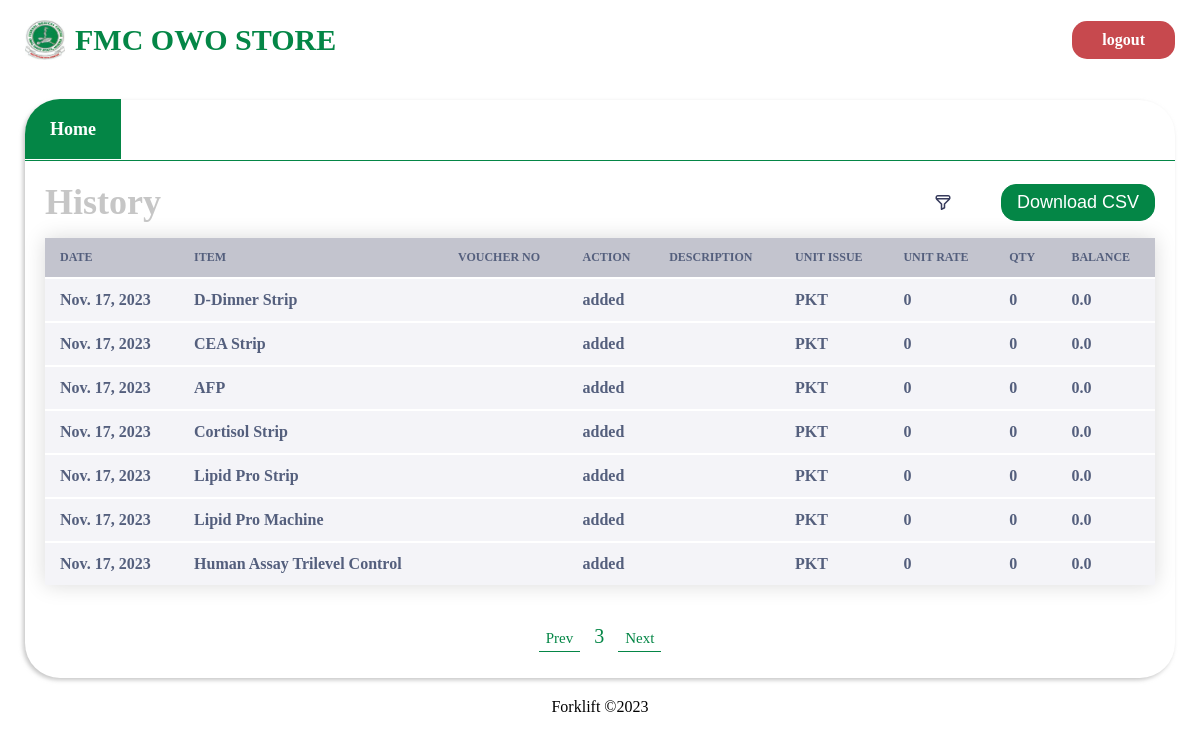
Page /history/?page=3 (signed in) on the committed database.
### store/models.py (models this page shows, shortened)
class History(models.Model):
    DEPT = (("MH", "microhistory"),
            ("HM", "heamhistory"),
            ("CH", "chemhistory"),
            ("HH", "histohistory")
            )
    item_id = models.CharField(max_length=500)
    date_created = models.DateTimeField(auto_now=True)
    dateCreated = models.DateField(auto_now=True)
    item_name = models.CharField(max_length=500)
    voucher_no = models.CharField(max_length=50, blank=True, null=True)
    description = models.CharField(max_length=500, null=True, blank=True)
    action = models.CharField(max_length=200, blank=True, null=True)
    amount = models.CharField(max_length=500)
    bal = models.CharField(max_length=500, null=True, blank=True)
    unit_issue = models.CharField(max_length=200, null=True, blank=True)
    unit_rate = models.CharField(max_length=200, null=True, blank=True)
    slug = models.SlugField(max_length=2000, null=True, blank=True)

### store/views.py (the view, shortened to what this page needs)
# urls.py: path('history/', views.history, name='dept_history'),
@login_required
def history(request, item=""):
    history = History.objects.all()
    item_name_input = request.GET.get('item_name')
    description = request.GET.get('description')
    issue_unit = request.GET.get('issue_unit')
    min_date_string = request.GET.get('min_date')
    max_date_string = request.GET.get('max_date')
    action = request.GET.get('action')
    if item != "":
        history = history.filter(slug=item)
    else:
        if is_valid(item_name_input):
            history = history.filter(item_name__icontains=item_name_input)
        if is_valid(description):
            history = history.filter(description__icontains=description)
        if is_valid(action) and action != "Choose...":
            history = history.filter(action__iexact=action)
        if is_valid(issue_unit):
            history = history.filter(unit_issue__iexact=issue_unit)
        if is_valid(min_date_string):
            specific_date = datetime.strptime(
                min_date_string, '%Y-%m-%d').date()
            print("min date", min_date_string)
            print("specific date", specific_date)
            history = history.filter(dateCreated__gte=specific_date)
        if is_valid(max_date_string):
            specific_date = datetime.strptime(
                max_date_string, '%Y-%m-%d').date()
            history = history.filter(dateCreated__lt=specific_date)
    history = history.order_by('-date_created')
    history = history.values()
    p = Paginator(history, 7)
    page_number = request.GET.get('page')
    try:
        page_obj = p.get_page(page_number)  # returns the desired page object
    except PageNotAnInteger73:
        page_obj = p.page(1)
    except EmptyPage:
        page_obj = p.page(p.num_pages)
    acts = ["issued", "received", "removed", "added"]
    context = {'page_obj': page_obj, "actions": acts}
    return render(request, 'history.html', context)

### store/views.py (called while the page is built)
def is_valid(param):
    return param != "" and param is not None

### templates/history.html (shortened to what this page needs)
{% load static %}
<!DOCTYPE html>
<html lang="en">
  <head>
    <link href="{% static './css/history.css' %}" rel="stylesheet" />
  </head>
  <body>
    <header>
      <a href="{% url 'store:index' %}" class="header_wrapper">
        <img src="{% static './assets/fmc_owo_logo.jpg' %}" alt="" />
        <h1>FMC OWO STORE</h1>
      </a>
      {% if user.is_authenticated %}
      <span class="logout"><a href="{% url 'store:logout' %}">logout</a></span>
      {% else %}
      <span class="login"><a href="{% url 'store:login' %}">login</a></span>
      {% endif %}
    </header>
    <main>
      <section class="hero">
        <div class="dept_nav">
          <a href="/"><span class="active1">Home</span></a>
        </div>
        <div class="card_wrapper">
          <div class="header_div">
            <h3>History</h3>
            <div class="wrapper">
              <img
                onclick="showFilterModal()"
                src="{% static './assets/filterIcon.svg' %}"
                alt=""
              />
              <form method="post" action="/history/">
                <button type="submit">Download CSV</button>
              </form>
            </div>
          </div>
          <div class="items_wrapper">
            <table>
              <thead>
                <tr>
                  <th>Date</th>
                  <th>Item</th>
                  <th>Voucher no</th>
                  <th>Action</th>
                  <th>Description</th>
                  <th>Unit issue</th>
                  <th>Unit Rate</th>
                  <th>QTY</th>
                  <th>Balance</th>
                </tr>
              </thead>
              <tbody>
                {% for hist in page_obj.object_list %}
                <tr>
                  <td>{{hist.dateCreated}}</td>
                  <td>{{hist.item_name}}</td>
                  <td>{{hist.voucher_no}}</td>
                  <td>{{hist.action}}</td>
                  <td>{{hist.description}}</td>
                  <td>{{hist.unit_issue}}</td>
                  <td>{{hist.unit_rate}}</td>
                  <td>{{hist.amount}}</td>
                  <td>{{hist.bal}}</td>
                </tr>
                {% endfor %}
              </tbody>
            </table>
            <center>
              {%if page_obj.has_previous %}
              <a class="active" href="?page={{page_obj.previous_page_number}}"
                >Prev</a
              >
              {% else %}
              <a>Prev</a>
              {% endif %}
              <span>{{page_obj.number}}</span>
              {%if page_obj.has_next %}
              <a class="active" href="?page={{page_obj.next_page_number}}"
                >Next</a
              >
              {% else %}
              <a>Next</a>
              {% endif %}
            </center>
          </div>
        </div>
      </section>
    </main>
    <footer>
      <span>Forklift &copy2023</span>
    </footer>
  </body>
</html>

### static/css/history.css (style rules this page uses)
* { margin: 0; }
header { padding: 20px 25px; display: flex; flex-direction: row; justify-content: space-between; align-items: center; }
header .header_wrapper { display: flex; flex-direction: row; align-items: center; text-decoration: none; }
header .header_wrapper img { width: 40px; height: 40px; }
header .header_wrapper h1 { font-size: 30px; font-weight: 900; color: rgb(4, 134, 70); margin-left: 10px; }
header span { background-color: rgb(4, 134, 70); padding: 10px 30px; border-radius: 15px; transition: all 0.3s ease; }
header span.logout { background-color: rgb(199, 73, 78); }
header span a { text-decoration: none; color: white; font-size: 16px; font-weight: 700; }
main { display: flex; flex-direction: row; justify-content: space-between; padding: 20px 25px; }
section.hero { width: 100%; min-height: 460px; border-radius: 35px; padding-bottom: 10px; box-shadow: -2px 2px 4px #AAAA; }
section.hero .dept_nav { border-bottom: 1px solid rgb(4, 134, 70); padding: 19px 0px 20px 0px; }
section.hero .dept_nav a span { padding: 20px 25px; color: #AAAA; font-size: 18px; font-weight: 700; }
section.hero .dept_nav a { text-decoration: none; color: #AAAA; }
section.hero .dept_nav a span.active1 { border-top-left-radius: 35px; background-color: rgb(4, 134, 70); color: white; }
section.hero .card_wrapper { padding: 20px 20px; }
section.hero .card_wrapper .header_div { display: flex; justify-content: space-between; align-items: center; }
section.hero .card_wrapper .header_div h3 { font-size: 36px; color: #AAAA; text-transform: capitalize; }
section.hero .card_wrapper .header_div .wrapper { display: flex; flex-direction: row; align-items: center; justify-content: space-between; width: 220px; }
section.hero .card_wrapper .header_div .wrapper img { cursor: pointer; }
section.hero .card_wrapper .header_div .wrapper form button { font-size: 18px; border: 1px solid rgb(4, 134, 70); padding: 7px 15px; background: rgb(4, 134, 70); border-radius: 15px; color: white; cursor: pointer; }
.card_wrapper table { border-collapse: collapse; margin: 15px 0; font-size: 14px; font-weight: 400; color: #545F7D; min-width: 100%; background-color: #ffff; box-shadow: 0 0 20px rgba(0, 0, 0, 0.15); }
.card_wrapper table thead { background: #C3C4CE; border-radius: 15px; }
.card_wrapper table thead tr { text-align: left; border-radius: 15px !important; }
.card_wrapper table thead tr th { padding: 12px 15px; text-transform: uppercase; font-size: 12px; }
.card_wrapper table tbody { background-color: #F4F4F8; }
.card_wrapper table tbody tr { background-color: #F4F4F8; border-top: 2px solid #ffff; }
.card_wrapper table tbody tr td { padding: 12px 15px; font-size: 16px; font-weight: 600; position: relative; }
.card_wrapper center { margin-top: 40px; }
.card_wrapper center a { text-decoration: none; color: #C3C4CE; font-size: 15px; padding: 5px 7px; }
.card_wrapper center a.active { border-bottom: 1px solid rgb(4, 134, 70); color: rgb(4, 134, 70); }
.card_wrapper center span { text-decoration: none; color: rgb(4, 134, 70); font-size: 20px; margin: 0 10px; }
footer { text-align: center; }

### rows in the picture
History: dateCreated "Nov. 17, 2023", item_name "D-Dinner Strip", action "added", unit_issue "PKT", unit_rate "0", amount "0", bal "0.0"
History: dateCreated "Nov. 17, 2023", item_name "CEA Strip", action "added", unit_issue "PKT", unit_rate "0", amount "0", bal "0.0"
History: dateCreated "Nov. 17, 2023", item_name "AFP", action "added", unit_issue "PKT", unit_rate "0", amount "0", bal "0.0"
History: dateCreated "Nov. 17, 2023", item_name "Cortisol Strip", action "added", unit_issue "PKT", unit_rate "0", amount "0", bal "0.0"
History: dateCreated "Nov. 17, 2023", item_name "Lipid Pro Strip", action "added", unit_issue "PKT", unit_rate "0", amount "0", bal "0.0"
History: dateCreated "Nov. 17, 2023", item_name "Lipid Pro Machine", action "added", unit_issue "PKT", unit_rate "0", amount "0", bal "0.0"
History: dateCreated "Nov. 17, 2023", item_name "Human Assay Trilevel Control", action "added", unit_issue "PKT", unit_rate "0", amount "0", bal "0.0"

### other values in the picture
{{ page_obj.number }} "3"
